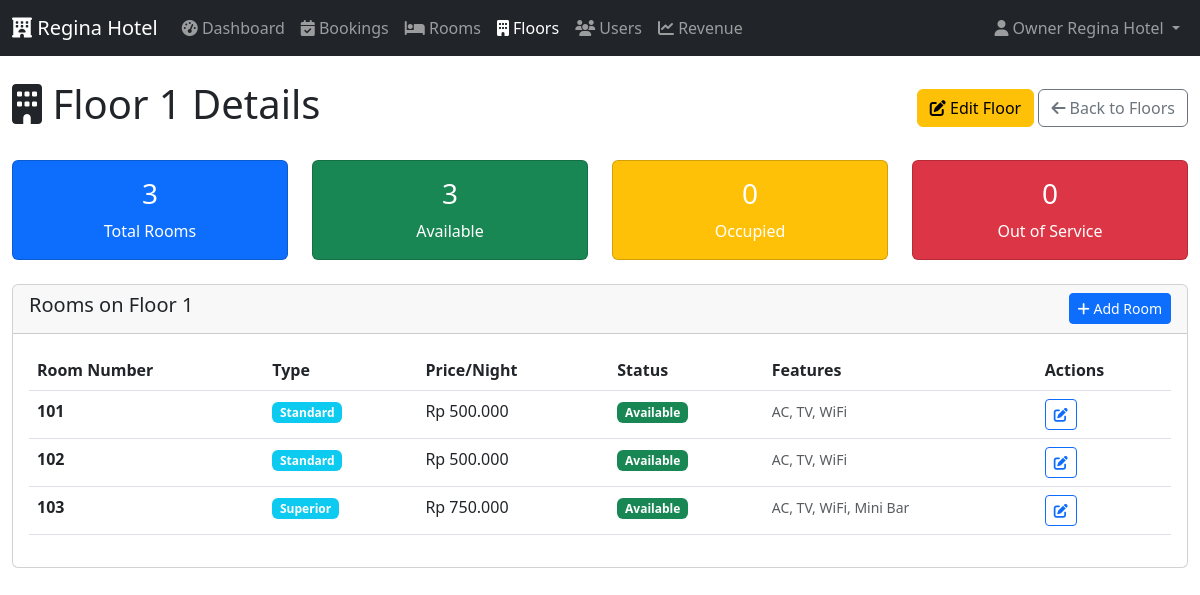
The app's page /floors.php?action=detail&id=1 (signed in) with its own data.
### tables this page shows
CREATE TABLE `floors` (
  `id` int(11) NOT NULL AUTO_INCREMENT,
  `floor_number` int(11) NOT NULL UNIQUE,
  `total_rooms` int(11) DEFAULT 0,
  PRIMARY KEY (`id`)
);

CREATE TABLE `rooms` (
  `id` int(11) NOT NULL AUTO_INCREMENT,
  `room_number` varchar(10) NOT NULL UNIQUE,
  `type_id` int(11) NOT NULL,
  `floor_id` int(11) NOT NULL,
  `status` enum('Available','Occupied','OutOfService') DEFAULT 'Available',
  `description` text DEFAULT NULL,
  `features` text DEFAULT NULL,
  PRIMARY KEY (`id`),
  FOREIGN KEY (`type_id`) REFERENCES `room_types`(`id`),
  FOREIGN KEY (`floor_id`) REFERENCES `floors`(`id`)
);

CREATE TABLE `room_types` (
  `id` int(11) NOT NULL AUTO_INCREMENT,
  `type_name` varchar(50) NOT NULL UNIQUE,
  `price` decimal(10,2) NOT NULL,
  PRIMARY KEY (`id`)
);

### app/controllers/FloorController.php (called while the page is built, shortened)
<?php
class FloorController {
    private $floorModel;
    public function __construct() {
        $this->floorModel = new Floor();
    }
    public function detail($id) {
        $floor = $this->floorModel->findById($id);
        $rooms = $this->floorModel->getRoomsOnFloor($id);
        include APP_PATH . '/views/floors/detail.php';
    }
}

### config/config.php (called while the page is built, shortened)
<?php
require_once APP_PATH . '/helpers/SessionManager.php';
spl_autoload_register(function ($class) {
    $paths = [
        APP_PATH . '/controllers/',
        APP_PATH . '/models/',
        APP_PATH . '/helpers/',
        CONFIG_PATH . '/',
        INCLUDES_PATH . '/'
    ];
    foreach ($paths as $path) {
        $file = $path . $class . '.php';
        if (file_exists($file)) {
            return;
        }
    }
});
require_once CONFIG_PATH . '/database.php';
function isLoggedIn() {
    return SessionManager::isLoggedIn();
}
function hasPermission($allowed_roles) {
    return in_array(SessionManager::getUserRole(), $allowed_roles);
}
function formatCurrency($amount) {
    return 'Rp ' . number_format($amount, 0, ',', '.');
}

### config/database.php (called while the page is built, shortened)
<?php
class Database {
    private static $instance = null;
    private $host = 'localhost';
    private $database = 'regina_hotel';
    private $username = 'hotel_admin';
    private $password = 'passwordku123';
    private $charset = 'utf8mb4';
    private $pdo;
    private function __construct() {
        $dsn = "mysql:host={$this->host};dbname={$this->database};charset={$this->charset}";
        $options = [
            PDO::ATTR_ERRMODE            => PDO::ERRMODE_EXCEPTION,
            PDO::ATTR_DEFAULT_FETCH_MODE => PDO::FETCH_ASSOC,
            PDO::ATTR_EMULATE_PREPARES   => false,
        ];
        try {
            $this->pdo = new PDO($dsn, $this->username, $this->password, $options);
        } catch (PDOException $e) {
            error_log("Database connection error: " . $e->getMessage());
            throw new PDOException("Database connection failed. Please try again later.");
        }
    }
    public static function getInstance() {
        if (self::$instance === null) {
            self::$instance = new self();
        }
        return self::$instance;
    }
    public function query($sql, $params = []) {
        try {
            $stmt = $this->pdo->prepare($sql);
            $stmt->execute($params);
            return $stmt;
        } catch (PDOException $e) {
            error_log("Query error: " . $e->getMessage() . " SQL: " . $sql);
            throw $e;
        }
    }
    public function fetchOne($sql, $params = []) {
        $stmt = $this->query($sql, $params);
        return $stmt->fetch();
    }
    public function fetchAll($sql, $params = []) {
        $stmt = $this->query($sql, $params);
        return $stmt->fetchAll();
    }
}

### app/models/Floor.php (called while the page is built, shortened)
<?php
class Floor {
    private $db;
    public function __construct() {
        $this->db = Database::getInstance();
    }
    public function findById($id) {
        $sql = "SELECT * FROM floors WHERE id = ?";
        return $this->db->fetchOne($sql, [$id]);
    }
    public function getRoomsOnFloor($floor_id) {
        $sql = "SELECT r.*, rt.type_name, rt.price
                FROM rooms r
                JOIN room_types rt ON r.type_id = rt.id
                WHERE r.floor_id = ?
                ORDER BY r.room_number ASC";
        return $this->db->fetchAll($sql, [$floor_id]);
    }
}

### app/helpers/SessionManager.php (called while the page is built, shortened)
<?php
class SessionManager {
    public static function isLoggedIn() {
        return isset($_SESSION['user_id']);
    }
    public static function getUserRole() {
        return $_SESSION['role_name'] ?? null;
    }
}

### app/views/floors/detail.php (the view, shortened to what this page needs)
<?php
include INCLUDES_PATH . '/header.php';
?>
<div class="row">
    <div class="col-md-12">
        <div class="d-flex justify-content-between align-items-center mb-4">
            <h1><i class="fas fa-building"></i> Floor <?= $floor['floor_number'] ?> Details</h1>
            <div>
                <a href="floors.php?action=edit&id=<?= $floor['id'] ?>" class="btn btn-warning">
                    <i class="fas fa-edit"></i> Edit Floor
                </a>
                <a href="<?= BASE_URL ?>/floors.php" class="btn btn-outline-secondary">
                    <i class="fas fa-arrow-left"></i> Back to Floors
                </a>
            </div>
        </div>
    </div>
</div>
<div class="row mb-4">
    <div class="col-md-3">
        <div class="card bg-primary text-white">
            <div class="card-body text-center">
                <h3><?= count($rooms) ?></h3>
                <p class="mb-0">Total Rooms</p>
            </div>
        </div>
    </div>
    <div class="col-md-3">
        <div class="card bg-success text-white">
            <div class="card-body text-center">
                <?php $available = array_filter($rooms, fn($r) => $r['status'] === 'Available'); ?>
                <h3><?= count($available) ?></h3>
                <p class="mb-0">Available</p>
            </div>
        </div>
    </div>
    <div class="col-md-3">
        <div class="card bg-warning text-white">
            <div class="card-body text-center">
                <?php $occupied = array_filter($rooms, fn($r) => $r['status'] === 'Occupied'); ?>
                <h3><?= count($occupied) ?></h3>
                <p class="mb-0">Occupied</p>
            </div>
        </div>
    </div>
    <div class="col-md-3">
        <div class="card bg-danger text-white">
            <div class="card-body text-center">
                <?php $outOfService = array_filter($rooms, fn($r) => $r['status'] === 'OutOfService'); ?>
                <h3><?= count($outOfService) ?></h3>
                <p class="mb-0">Out of Service</p>
            </div>
        </div>
    </div>
</div>
<div class="row">
    <div class="col-md-12">
        <div class="card">
            <div class="card-header d-flex justify-content-between align-items-center">
                <h5>Rooms on Floor <?= $floor['floor_number'] ?></h5>
                <?php if (hasPermission(['Owner', 'Admin'])): ?>
                <a href="<?= BASE_URL ?>/rooms.php?action=add&floor_id=<?= $floor['id'] ?>" class="btn btn-sm btn-primary">
                    <i class="fas fa-plus"></i> Add Room
                </a>
                <?php endif; ?>
            </div>
            <div class="card-body">
                <?php if (empty($rooms)): ?>
                <div class="text-center text-muted py-5">
                    <i class="fas fa-bed fa-3x mb-3"></i>
                    <h5>No rooms on this floor</h5>
                    <p>This floor doesn't have any rooms yet.</p>
                    <?php if (hasPermission(['Owner', 'Admin'])): ?>
                    <a href="<?= BASE_URL ?>/rooms.php?action=add&floor_id=<?= $floor['id'] ?>" class="btn btn-primary">
                        <i class="fas fa-plus"></i> Add First Room
                    </a>
                    <?php endif; ?>
                </div>
                <?php else: ?>
                <div class="table-responsive">
                    <table class="table table-hover">
                        <thead>
                            <tr>
                                <th>Room Number</th>
                                <th>Type</th>
                                <th>Price/Night</th>
                                <th>Status</th>
                                <th>Features</th>
                                <?php if (hasPermission(['Owner', 'Admin'])): ?>
                                <th>Actions</th>
                                <?php endif; ?>
                            </tr>
                        </thead>
                        <tbody>
                            <?php foreach ($rooms as $room): ?>
                            <tr>
                                <td>
                                    <strong><?= htmlspecialchars($room['room_number']) ?></strong>
                                </td>
                                <td>
                                    <span class="badge bg-info"><?= htmlspecialchars($room['type_name']) ?></span>
                                </td>
                                <td><?= formatCurrency($room['price']) ?></td>
                                <td>
                                    <?php
                                    $status_class = [
                                        'Available' => 'success',
                                        'Occupied' => 'warning',
                                        'OutOfService' => 'danger'
                                    ];
                                    ?>
                                    <span class="badge bg-<?= $status_class[$room['status']] ?>">
                                        <?= $room['status'] ?>
                                    </span>
                                </td>
                                <td>
                                    <?php if (!empty($room['features'])): ?>
                                    <small class="text-muted"><?= htmlspecialchars($room['features']) ?></small>
                                    <?php else: ?>
                                    <small class="text-muted">No features listed</small>
                                    <?php endif; ?>
                                </td>
                                <?php if (hasPermission(['Owner', 'Admin'])): ?>
                                <td>
                                    <a href="<?= BASE_URL ?>/rooms.php?action=edit&id=<?= $room['id'] ?>"
                                       class="btn btn-sm btn-outline-primary">
                                        <i class="fas fa-edit"></i>
                                    </a>
                                </td>
                                <?php endif; ?>
                            </tr>
                            <?php endforeach; ?>
                        </tbody>
                    </table>
                </div>
                <?php endif; ?>
            </div>
        </div>
    </div>
</div>
<?php include INCLUDES_PATH . '/footer.php'; ?>

### records on screen
floors: floor_number "1"
rooms: room_number "101", type.type_name "Standard", type.price "Rp 500.000", status "Available", features "AC, TV, WiFi"
rooms: room_number "102", type.type_name "Standard", type.price "Rp 500.000", status "Available", features "AC, TV, WiFi"
rooms: room_number "103", type.type_name "Superior", type.price "Rp 750.000", status "Available", features "AC, TV, WiFi, Mini Bar"

### other values on screen
$_SESSION['name'] "Owner Regina Hotel"
count($rooms) "3"
count($available) "3"
count($occupied) "0"
count($outOfService) "0"
